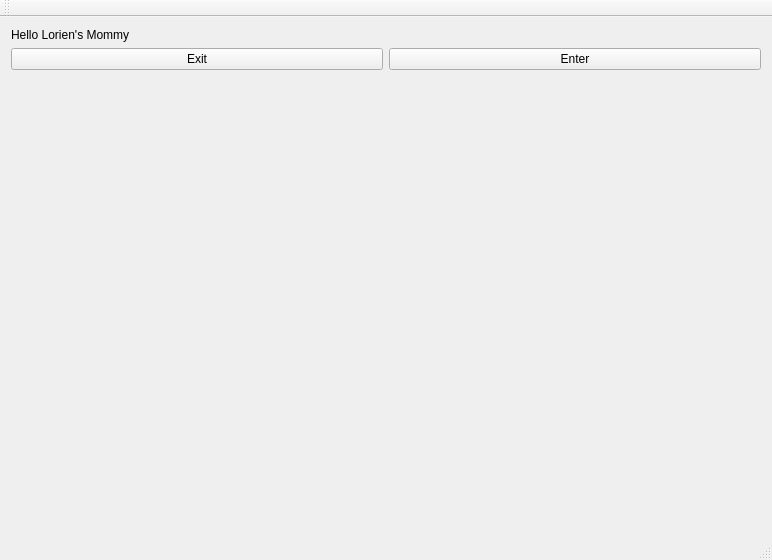
<?xml version="1.0" encoding="UTF-8"?>
<ui version="4.0">
 <class>MainWindow</class>
 <widget class="QMainWindow" name="MainWindow">
  <property name="geometry">
   <rect>
    <x>0</x>
    <y>0</y>
    <width>772</width>
    <height>560</height>
   </rect>
  </property>
  <property name="windowTitle">
   <string>MainWindow</string>
  </property>
  <widget class="QWidget" name="centralWidget">
   <layout class="QVBoxLayout" name="verticalLayout">
    <item>
     <widget class="QLabel" name="text">
      <property name="text">
       <string>Hello Lorien's Mommy</string>
      </property>
     </widget>
    </item>
    <item>
     <layout class="QHBoxLayout" name="horizontalLayout">
      <item>
       <widget class="QPushButton" name="Exit">
        <property name="text">
         <string>Exit</string>
        </property>
       </widget>
      </item>
      <item>
       <widget class="QPushButton" name="Enter">
        <property name="text">
         <string>Enter</string>
        </property>
       </widget>
      </item>
     </layout>
    </item>
    <item>
     <spacer name="verticalSpacer">
      <property name="orientation">
       <enum>Qt::Vertical</enum>
      </property>
      <property name="sizeHint" stdset="0">
       <size>
        <width>20</width>
        <height>436</height>
       </size>
      </property>
     </spacer>
    </item>
   </layout>
  </widget>
  <widget class="QMenuBar" name="menuBar">
   <property name="geometry">
    <rect>
     <x>0</x>
     <y>0</y>
     <width>772</width>
     <height>21</height>
    </rect>
   </property>
  </widget>
  <widget class="QToolBar" name="mainToolBar">
   <attribute name="toolBarArea">
    <enum>TopToolBarArea</enum>
   </attribute>
   <attribute name="toolBarBreak">
    <bool>false</bool>
   </attribute>
  </widget>
  <widget class="QStatusBar" name="statusBar"/>
 </widget>
 <layoutdefault spacing="6" margin="11"/>
 <resources/>
 <connections/>
</ui>
